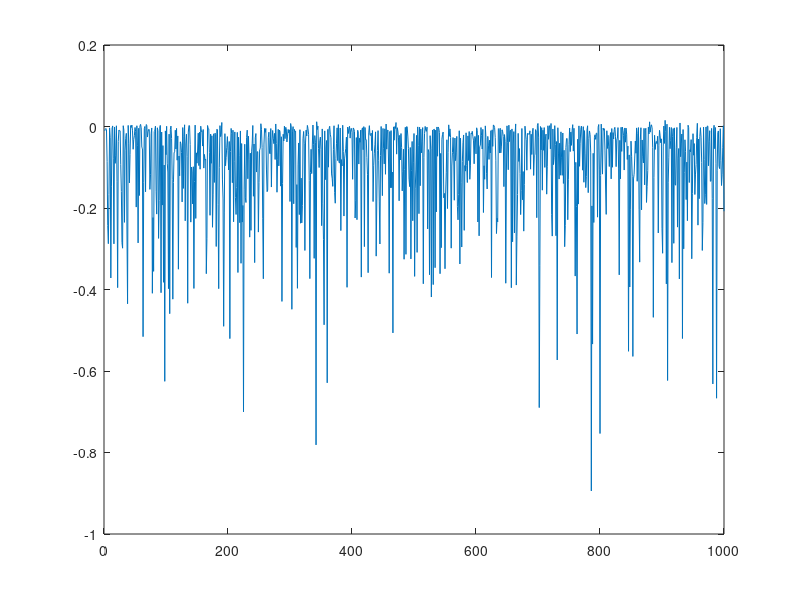
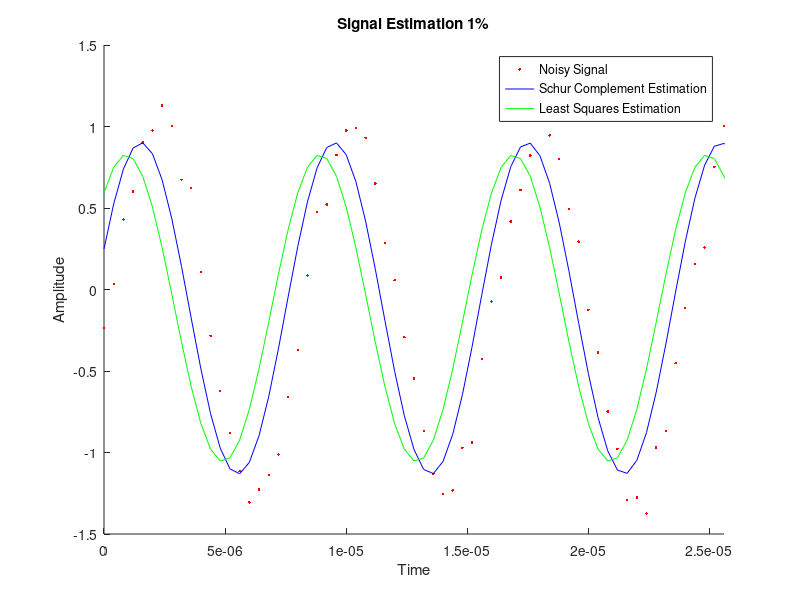

Here is the MATLAB script that generated these plots, in order:
close all; clear all; clc;

%%Creation of The sinusoidal with random noise added
f_sample = 2.5e6;
f_signal = 125e3;
n_samples = 1024;
w0 = 2 * pi * f_signal;
##A = 1;
##phi = pi/4;
##k = 0.5;
tn = (0:n_samples-1) / f_sample;


n_simulations = 1e3;

% noise
%noise_mu = 0.0 ;
%noise_std = 0.1 ;

A_signal_mu = 1.0;   A_signal_std = 0.1;
phi_mu = 0.0;        phi_std = pi/4;
c_mu = 0.0;          c_std = 0.1;
fsignal_mu = 125e3;  fsignal_std = 0.005 * 125e3; % 125 Hz
noise_mu = 0.0;      noise_std = 0.1;

A_ref = zeros(n_simulations,1);
fsignal_ref =  zeros(n_simulations,1);
phi_ref = zeros(n_simulations,1);
c_ref = zeros(n_simulations,1);

A_estimation = zeros(n_simulations,1);
phi_estimation = zeros(n_simulations,1);
c_estimation = zeros(n_simulations,1);
fsignal_estimation =  zeros(n_simulations,1);

% distribution frequency
%fsignal_mu = 125e3;
%fsignal_std = 0.005 * 125e3;
E = [ (sin(w0*tn)).'  (cos(w0*tn)).'  ones(n_samples,1) ] ;
for ii=1:n_simulations

    A_ref(ii,1) = A_signal_mu + A_signal_std * randn(1,1);
    fsignal_ref(ii,1) = fsignal_mu + fsignal_std * randn(1,1);
    phi_ref(ii,1) = phi_mu + phi_std * randn(1,1);
    c_ref(ii,1) = c_mu + c_std * randn(1,1);

    fsignal_estimation(ii,1) = f_signal;
    w0_ref = 2*pi*fsignal_ref(ii,1) ;
    signal = A_ref(ii,1)*sin(w0_ref*tn + phi_ref(ii,1)) + c_ref(ii,1) ;

    % add noise
    signal = signal + ( noise_mu +  noise_std * randn(1,n_samples) );

    % estimation
    p = ( inv(E'*E)*E' ) * signal.' ;
    A_estimation(ii,1) = sqrt( p(1)^2 + p(2)^2  );
    phi_estimation(ii,1) = atan2( p(2) , p(1) );
    c_estimation(ii,1) = p(3);


end


figure;
A_error = A_estimation-A_ref;
plot(A_error)

%A_error_mean = mean(A_error);
%A_error_std = std(A_error);
%str_aux = sprintf('mean %e and std %e \n',A_error_mean,A_error_std);
%title(str_aux)

x = [A_ref, phi_ref, c_ref, fsignal_ref];
y = [A_estimation, phi_estimation, c_estimation, fsignal_estimation];

z = [x'; y'];
muX = mean(x);
muY = mean(y);
gam = cov(z');

n_params = 4;
Sigma_xx = gam(1:n_params, 1:n_params);
Sigma_xy = gam(1:n_params, n_params+1:end);
Sigma_yx = gam(n_params+1:end, 1:n_params);
Sigma_yy = gam(n_params+1:end, n_params+1:end);
Sigma_yy_reg = Sigma_yy + 1e-9 * eye(size(Sigma_yy));

%A = 1;
%phi = pi/4;
%c = 0.5;
%f = 125e3;
%w = 2 * pi * f;
%

A = A_signal_mu + A_signal_std * randn(1,1);
f = fsignal_mu + fsignal_std * randn(1,1);
phi = phi_mu + phi_std * randn(1,1);
c = c_mu + c_std * randn(1,1);

w = 2*pi*f ;
signal = A*sin(w*tn + phi) + c ;

    % add noise
signal = signal + ( noise_mu +  noise_std * randn(1,n_samples) );

p = ( inv(E'*E)*E' ) * signal.' ;
A_2 = sqrt( p(1)^2 + p(2)^2  );
phi_2 = atan2( p(2) , p(1) );
c_2 = p(3);
y1 = [A_2,phi_2,c_2,125e3]
rec = muX' + Sigma_xy * inv(Sigma_yy_reg) * (y1' - muY')

sig_one = A_2 * sin(2*pi*125e3*tn + phi_2) + c_2;
reconstructed_signal = rec(1)*sin(2*pi*rec(4)*tn + rec(2)) + rec(3);

figure;
hold on;
plot(tn,signal,'r.');
plot(tn, reconstructed_signal,'b');
plot(tn,sig_one,'g')
xlim( [0 (n_samples/f_sample)/16] );
title("Signal Estimation 1%");
xlabel("Time");
ylabel("Amplitude");
hold off;
legend("Noisy Signal","Schur Complement Estimation", "Least Squares Estimation");

